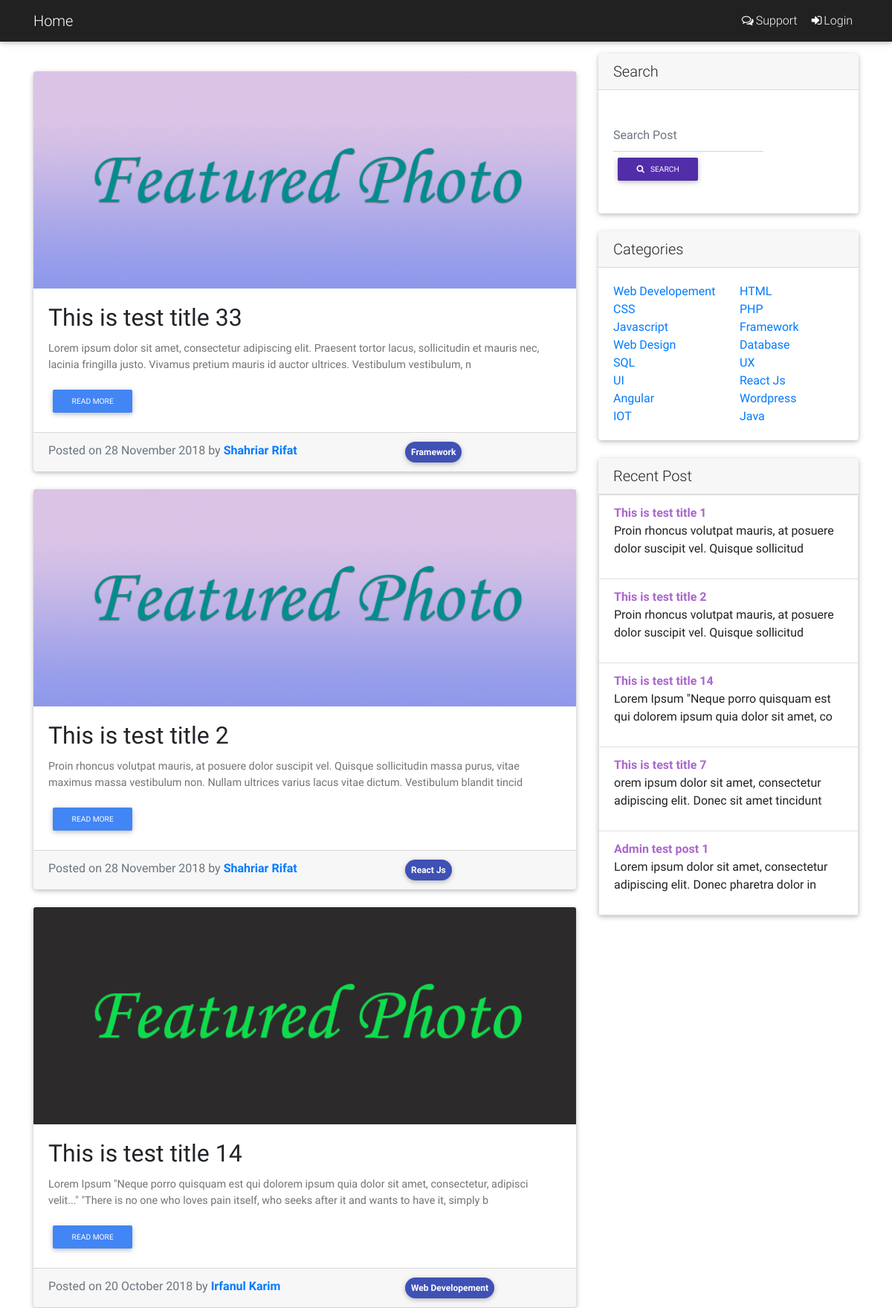
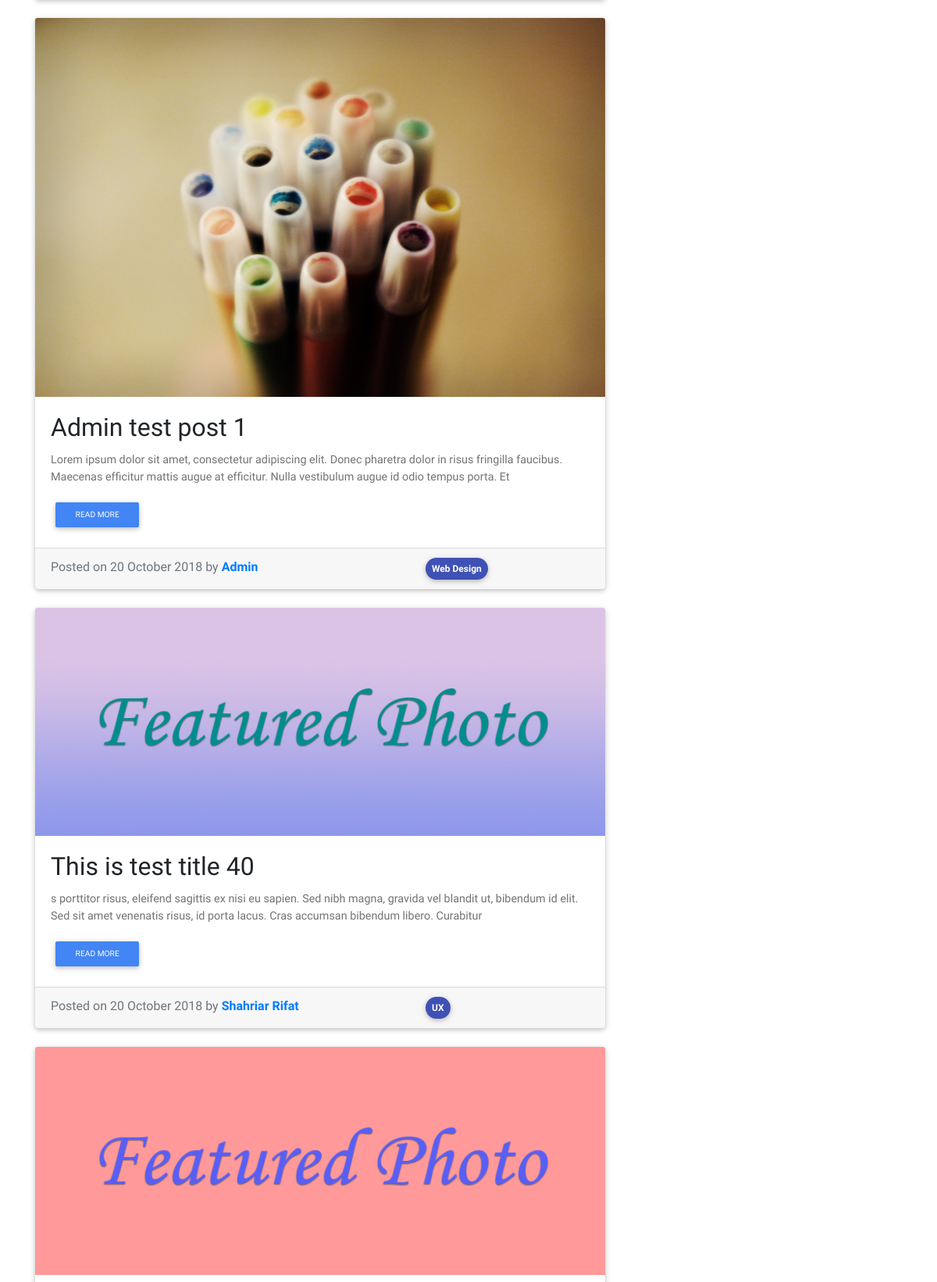
The page / (upper part) on the database its author committed (2 pictures, top to bottom).
### tables this page shows
CREATE TABLE `posts` (
  `id` int(10) UNSIGNED NOT NULL,
  `title` varchar(50) NOT NULL,
  `body` mediumtext NOT NULL,
  `categories` varchar(50) DEFAULT NULL,
  `feature_image` varchar(50) DEFAULT NULL,
  `status` tinyint(3) DEFAULT '0',
  `created_at` timestamp NOT NULL DEFAULT CURRENT_TIMESTAMP ON UPDATE CURRENT_TIMESTAMP,
  `user_id` int(10) UNSIGNED NOT NULL
);

CREATE TABLE `users` (
  `id` int(10) UNSIGNED NOT NULL,
  `name` varchar(30) NOT NULL,
  `email` varchar(50) NOT NULL,
  `image` varchar(50) DEFAULT NULL,
  `password` varchar(255) NOT NULL,
  `activation_code` varchar(100) DEFAULT NULL,
  `active` tinyint(3) DEFAULT '0',
  `user_type` tinyint(3) DEFAULT '0',
  `created_at` timestamp NOT NULL DEFAULT CURRENT_TIMESTAMP ON UPDATE CURRENT_TIMESTAMP
);

CREATE TABLE `categories` (
  `id` int(10) UNSIGNED NOT NULL,
  `name` varchar(30) NOT NULL,
  `slug` varchar(50) NOT NULL,
  `created_at` timestamp NOT NULL DEFAULT CURRENT_TIMESTAMP ON UPDATE CURRENT_TIMESTAMP
);

### index.php (the view, shortened to what this page needs)
<?php
include 'DB/db_connect.php';
include 'layout/top.php';
        if (isset($_GET['pageno'])) {
            $pageno = $_GET['pageno'];
        } else {
            $pageno = 1;
        }
        $no_of_records_per_page = 6;
        $offset = ($pageno-1) * $no_of_records_per_page;
    $result = $conn->query("select posts.*, users.name from posts inner join users on posts.user_id = users.id where posts.status = 0 order by posts.created_at DESC LIMIT $offset, $no_of_records_per_page");
?>
<div class="container">
    <div class="row mt-5">
        <div class="col-md-8">
            <?php
            if ($result->num_rows > 0){
            while ($post = $result->fetch_object()){
            ?>
                <div class="card mb-4">
                    <?php if($post->feature_image == null){ ?>
                        <img class="card-img-top" src="http://placehold.it/750x300" alt="Card image cap">
                    <?php }
                    else{ ?>
                        <img class="card-img-top" src="images/<?php echo $post->feature_image; ?>" alt="Card image cap">
                    <?php } ?>
                    <div class="card-body">
                        <h2 class="card-title"><?php echo $post->title; ?></h2>
                        <p class="card-text">
                            <?php $body =  htmlspecialchars_decode($post->body);
                            $body = strip_tags($body);
                            echo substr($body,0,200);
                            ?>
                        </p>
                        <a href="postSingle.php?postId=<?php echo $post->id; ?>" class="btn btn-sm btn-primary">Read More</a>
                    </div>
                    <div class="card-footer text-muted">
                        <div class="row">
                        <div class="col-sm-8">
                            Posted on <?php
                            $date=date_create($post->created_at);
                            echo date_format($date,"d F Y"); ?>
                            <span> by</span><a class="font-weight-bold text-capitalize" href="userProfile.php?profileId=<?php echo $post->user_id ?>"> <?php echo $post->name; ?></a>
                        </div>
                        <div class="col-sm-4"><a href="index.php?catName=<?php echo $post->categories; ?>"><span class="py-2 px-2 badge badge-pill indigo"><?php echo $post->categories; ?></span></a></div>
                        </div>
                     </div>
                </div>
            <?php
            }
            }else{
                $notFound = true;
            echo "<p class='text-center p-2 bg-default'>No Post Found</p>";
            } ?>
        </div>
        <?php include 'layout/sidebar.php'; ?>
    </div>
</div>
<?php
include 'layout/bottom.php';
?>

### layout/sidebar.php
<?php
$category = $conn->query("select name from categories");
$recentPosts = $conn->query("select id,title,body from posts where status = 0 limit 5 ");
if ($recentPosts){
    $recentPosts = $recentPosts->fetch_all();
}
?>
<div class="col-md-4">
    <div class="card my-4">
        <h5 class="card-header">Search</h5>
        <div class="card-body">
            <form class="form-inline md-form mr-auto mb-4" method="post" action="index.php">
                <input class="form-control mr-sm-2" type="text" name="searchTerm" placeholder="Search Post" aria-label="Search">
                <button class="btn btn-deep-purple btn-sm my-0" name="searchPost" type="submit"><i class="fa fa-search mr-2" aria-hidden="true"></i>Search</button>
            </form>
        </div>
    </div>
    <div class="card my-4">
        <h5 class="card-header">Categories</h5>
        <div class="card-body">
            <div class="row">
                <?php if ($category){
                    $allCats = $category->fetch_all();
                    foreach ($allCats as $cat){ ?>
                        <div class="col-lg-6">
                            <ul class="list-unstyled mb-0">
                                <li>
                                    <a href="index.php?catName=<?php echo $cat[0]; ?> "><?php echo $cat[0] ?></a>
                                </li>
                            </ul>
                        </div>
                    <?php }
                } ?>
            </div>
        </div>
    </div>
    <div class="card my-4">
        <h5 class="card-header">Recent Post</h5>
        <div class="card-body p-0">
            <div class="list-group p-0 m-0">
                <?php foreach ($recentPosts as $postTitle){ ?>
                <a href="postSingle.php?postId=<?php echo "$postTitle[0]"; ?>" class="text-secondary font-weight-bold list-group-item list-group-item-action">
                    <?php echo $postTitle[1]; ?>
                    <p class="text-dark font-weight-normal"> <?php $body =  htmlspecialchars_decode($postTitle[2]);
                        $body = strip_tags($body);
                        echo substr($body,0,80);
                        ?></p>
                </a>
                <?php } ?>
            </div>
        </div>
    </div>
</div>

### rows shown on the page
posts: feature_image (picture), title "This is test title 33", body "Lorem ipsum dolor sit amet, consectetur adipiscing elit. Praesent tortor lacus, sollicitudin et mauris nec, lacinia fringilla justo. Vivamus pretium mauris id auctor ultrices. Vestibulum vestibulum, n", created_at "28 November 2018", user.name "Shahriar Rifat", categories "Framework"
posts: feature_image (picture), title "This is test title 2", body "Proin rhoncus volutpat mauris, at posuere dolor suscipit vel. Quisque sollicitudin massa purus, vitae maximus massa vestibulum non. Nullam ultrices varius lacus vitae dictum. Vestibulum blandit tincid", created_at "28 November 2018", user.name "Shahriar Rifat", categories "React Js", body "Proin rhoncus volutpat mauris, at posuere dolor suscipit vel. Quisque sollicitud"
posts: feature_image (picture), title "This is test title 14", body "Lorem Ipsum \"Neque porro quisquam est qui dolorem ipsum quia dolor sit amet, consectetur, adipisci velit...\" \"There is no one who loves pain itself, who seeks after it and wants to have it, simply b", created_at "20 October 2018", user.name "Irfanul Karim", categories "Web Developement", body "Lorem Ipsum \"Neque porro quisquam est qui dolorem ipsum quia dolor sit amet, co"
posts: feature_image (picture), title "Admin test post 1", body "Lorem ipsum dolor sit amet, consectetur adipiscing elit. Donec pharetra dolor in risus fringilla faucibus. Maecenas efficitur mattis augue at efficitur. Nulla vestibulum augue id odio tempus porta. Et", created_at "20 October 2018", user.name "Admin", categories "Web Design", body "Lorem ipsum dolor sit amet, consectetur adipiscing elit. Donec pharetra dolor in"
posts: feature_image (picture), title "This is test title 40", body "s porttitor risus, eleifend sagittis ex nisi eu sapien. Sed nibh magna, gravida vel blandit ut, bibendum id elit. Sed sit amet venenatis risus, id porta lacus. Cras accumsan bibendum libero. Curabitur", created_at "20 October 2018", user.name "Shahriar Rifat", categories "UX"
posts: feature_image (picture)
categories: name "Web Developement"
categories: name "HTML"
categories: name "CSS"
categories: name "PHP"
categories: name "Javascript"
categories: name "Framework"
categories: name "Web Design"
categories: name "Database"
categories: name "SQL"
categories: name "UX"
categories: name "UI"
categories: name "React Js"
categories: name "Angular"
categories: name "Wordpress"
categories: name "IOT"
categories: name "Java"
posts: title "This is test title 1", body "Proin rhoncus volutpat mauris, at posuere dolor suscipit vel. Quisque sollicitud"
posts: title "This is test title 7", body "orem ipsum dolor sit amet, consectetur adipiscing elit. Donec sit amet tincidunt"
